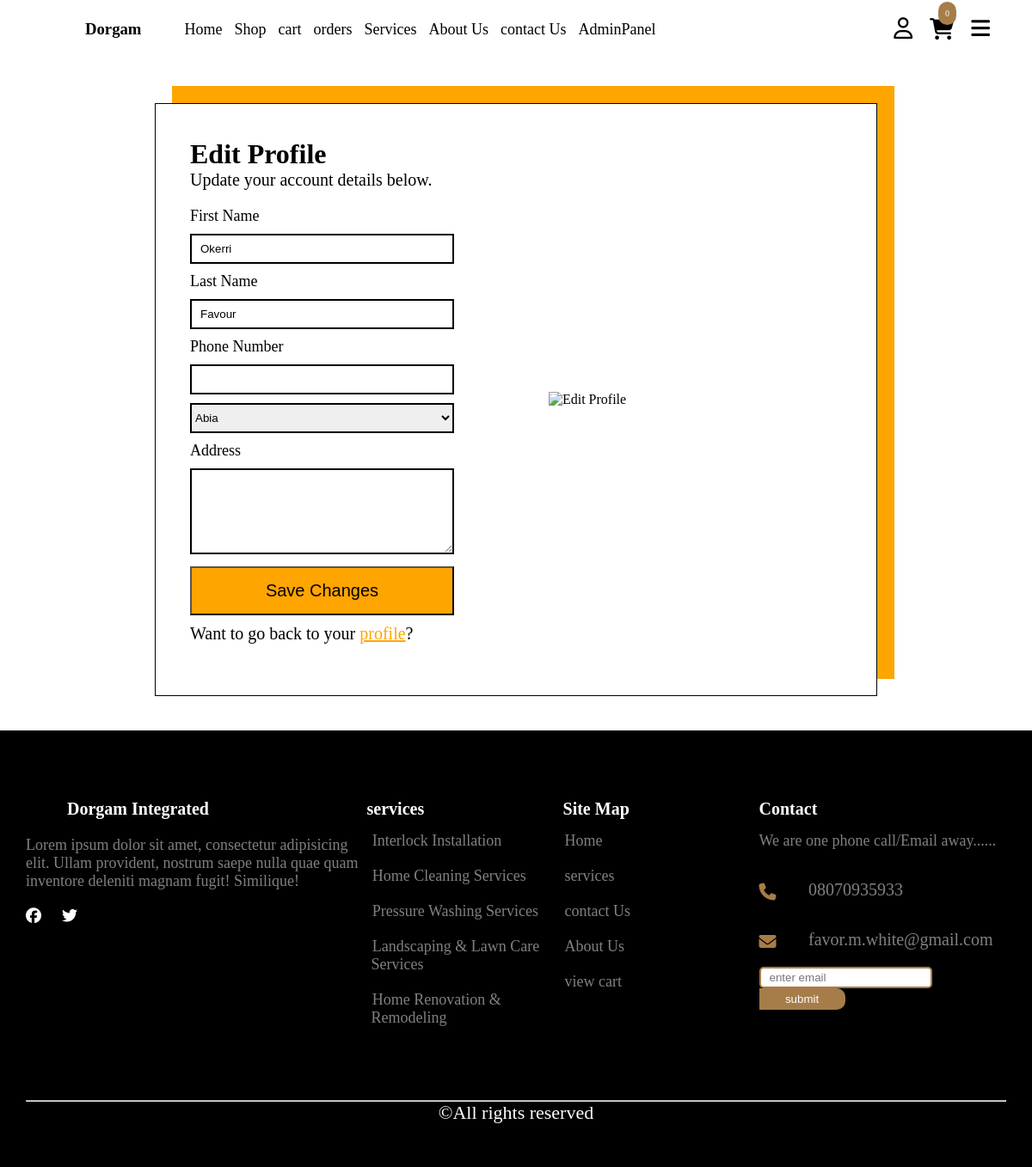
The app's page /editProfile (signed in) with its own data.
### core/models.py (models this page shows, shortened)
class Service(models.Model):
    image = models.ImageField(
        upload_to='services/images/',
        blank=False,
        null=False,
        help_text="enter service image"
    )
    name_of_service = models.CharField(max_length=200, blank=False, null=False)
    detail = CKEditor5Field(config_name='default')

class Contact(models.Model):
    address = models.CharField(max_length=200)
    phoneNumber = models.CharField(max_length=20)
    email = models.CharField(max_length=200)

### core/views.py (the view, shortened to what this page needs)
# urls.py: path('editProfile', views.edit_profile_page, name="editProfile"),
@is_logged_in
def edit_profile_page(request):
    profile = UserProfile.objects.filter(user=request.user).first()
    states = [
        "Abia", "Adamawa", "Akwa Ibom", "Anambra", "Bauchi", "Bayelsa",
        "Benue", "Borno", "Cross River", "Delta", "Ebonyi", "Edo",
        "Ekiti", "Enugu", "Gombe", "Imo", "Jigawa", "Kaduna",
        "Kano", "Katsina", "Kebbi", "Kogi", "Kwara", "Lagos",
        "Nasarawa", "Niger", "Ogun", "Ondo", "Osun", "Oyo",
        "Plateau", "Rivers", "Sokoto", "Taraba", "Yobe", "Zamfara"
    ]
    context = {"userprofile": profile, "states": states}
    return render(request, "mainSite/edithProfilePage.html", context)

### core/context_processors.py (called while the page is built)
def contact_info(request):
    contactInfo = Contact.objects.first()
    return {"contact": contactInfo}

def services(request):
    services = Service.objects.all()[:5]
    return {"services": services}

def social_media_view(request):
    social = SocialMedia.objects.first()  # You can adjust the query as needed
    return {'social': social}

def cart_item_count(request):
    if request.user.is_authenticated:
        try:
            cart = Cart.objects.filter(user=request.user, completed=False).first()
            if cart:
                total_items = sum(item.quantity for item in cart.cartitems.all())
            else:
                total_items = 0
        except Exception as e:
            print(f"Error calculating cart item count: {e}")
            total_items = 0
    else:
        total_items = 0
    return {"cart_item_count": total_items}

### core/decorator.py (called while the page is built)
def is_logged_in(func):
    @wraps(func)
    def wrapper(request, *args, **kwargs):
        try:
            if not request.user.is_authenticated:
                messages.warning(request, "please login to continue")
                return redirect('login')
            return func(request, *args, **kwargs)
        except Exception as e:
            print(f"Error: {e}")
            return redirect('login')
    return wrapper

### templates/mainSite/edithProfilePage.html (shortened to what this page needs)
{% extends "./main.html" %}
{% load static %}
{% load humanize %}
{% block stylelinks %}
    <link rel="stylesheet" href="{% static 'css/mainSite/edithProfilePage.css' %}">
{% endblock stylelinks %}
{% block content %}
    <div class="profile-container container">
        <div class="profile-info">
            <h1>Edit Profile</h1>
            <p>Update your account details below.</p>
            <form action="{% url 'editProfile' %}" method="post" id="editProfileForm">
                <div>
                    <label for="firstName">First Name</label>
                    <input type="text" id="firstName" name="firstName" value="{{ user.first_name }}" required>
                </div>
                <div>
                    <label for="lastName">Last Name</label>
                    <input type="text" id="lastName" name="lastName" value="{{ user.last_name }}" required>
                </div>
                <div>
                    <label for="phoneNumber">Phone Number</label>
                    <input type="text" id="phoneNumber" name="phoneNumber" value="{{ userprofile.phone_number }}" required>
                </div>
                <select id="state" name="state" required>
                    {% for state in states %}
                        <option value="{{ state }}" {% if userprofile.state == state %}selected{% endif %}>
                            {{ state }}
                        </option>
                    {% endfor %}
                </select>
                <div>
                    <label for="address">Address</label>
                    <textarea id="address" name="address" required>{{ userprofile.address }}</textarea>
                </div>
                <button type="submit">Save Changes</button>
                <p class="form-link">Want to go back to your <a href="{% url 'profile' %}">profile</a>?</p>
            </form>
        </div>
        <div class="profile-image">
            <img src="{% static 'images/contactPage/supports.png' %}" alt="Edit Profile">
        </div>
    </div>
{% endblock %}

### templates/mainSite/main.html (shortened to what this page needs)
{% load static %}
<!DOCTYPE html>
<html lang="en">
<head>
    <link rel="stylesheet" href="{% static 'css/mainSite/main.css' %}">
    {% block stylelinks %} {% endblock stylelinks %}
</head>
<body>
    <section class="header-main">
       <header class="container">
            <nav>
                <div class="logo" onclick="window.location.href='/'">
                <h1>Dorgam</h1>
                </div>
                <div class="nav-links">
                    <ul>
                        <li><a href="{% url 'home' %}">Home</a></li>
                        <li><a href="{% url 'products' %}">Shop</a></li>
                        <li><a href="{% url 'cart' %}">cart</a></li>
                        <li><a href="{% url 'orders' %}">orders</a></li>
                        <li><a href="{% url 'services' %}">Services</a></li>
                        <li><a href="{% url 'about' %}">About Us</a></li>
                        <li><a href="{% url 'contactUs' %}">contact Us</a></li>
                        {% if user.is_staff %}
                        <li>
                            <a href="/admin">AdminPanel</a>
                        </li>
                        {% endif %}
                    </ul>
                </div>
            </nav>
            <div class="nav-action">
                <div class="account">
                    {% if user.is_authenticated %}
                        <a href="{% url 'profile' %}"><i class="fa-regular fa-user"></i></a>
                    {% else %}
                        <a href="{% url 'login' %}"><i class="fa-regular fa-user"></i></a>
                    {% endif %}
                </div>
                <div class="cart" onclick="window.location.href='/store/cart'">
                    <a href="{% url 'cart' %}"><i class="fa-solid fa-cart-shopping"></i></a>
                    <div class="itemsNum"><p>{{cart_item_count}}</p></div>
                </div>
                <div class="handbugger">
                    <i class="fa-solid fa-bars" onclick="openNav()"></i>
                </div>
            </div>
       </header>
    </section>
     {% include 'flashMessages/message.html' %}
    {% block content %} {% endblock content %}
    <footer>
        <div class="footer-container container">
            <div class="footer-about">
                <div class="heading">
                    <div class="logo"><img src="{% static 'images/homePage/logo.jfif' %}" alt="" srcset=""></div>
                    <h1>Dorgam Integrated</h1>
                </div>
                <p>
                    Lorem ipsum dolor sit amet, consectetur adipisicing elit. Ullam provident,
                    nostrum saepe nulla quae quam inventore deleniti magnam fugit! Similique!
                </p>
               <div class="socials">
                {% if social.facebook %}
                    <a href="{{ social.facebook }}" target="_blank">
                        <i class="fa-brands fa-facebook"></i>
                    </a>
                {% endif %}
                {% if social.twitter %}
                    <a href="{{ social.twitter }}" target="_blank">
                        <i class="fa-brands fa-twitter"></i>
                    </a>
                {% endif %}
            </div>
            </div>
            <div class="footer-services">
                <h1> services</h1>
                {% for service in services %}
                    <a href="{% url 'service' service.id %}">{{ service.name_of_service }}</a>
                {% endfor %}
            </div>
            <div class="footer-links">
                <h1> Site Map </h1>
                <ul>
                    <li><a href="{% url 'home' %}">Home</a></li>
                    <li><a href="{% url 'services' %}">services</a></li>
                    <li><a href="{% url 'contactUs' %}">contact Us</a></li>
                    <li><a href="{% url 'about' %}">About Us</a></li>
                     <li><a href="{% url 'cart' %}">view cart</a></li>
                </ul>
            </div>
            <div class="footer-contact-info">
                <h1> Contact </h1>
                <p>We are one phone call/Email away......</p>
                    <div class="info">
                        <i class="fa-solid fa-phone"></i>
                        <p>{{ contact.phoneNumber }}</p>
                    </div>
                    <div class="info">
                        <i class="fa-solid fa-envelope"></i>
                        <p>{{ contact.email }}</p>
                    </div>
                    <div class="newsletter">
                        <form action="{% url 'subscribe' %}" method="post">
                             <input type="email" required placeholder="enter email" name="email">
                             <button type="submit">submit</button>
                        </form>
                    </div>
            </div>
        </div>
        <div class="copyright container">
            <hr style="color: grey;">
            <p>&copy;All rights reserved</p>
        </div>
    </footer>
</body>
</html>

### static/css/mainSite/main.css (style rules this page uses)
* { margin: 0; padding: 0; box-sizing: border-box; }
body { overflow-x: hidden; }
.container { width: 95%; max-width: 1200px; margin: 0 auto; }
.header-main { background-color: white; padding: 20px; position: fixed; top: 0; width: 100%; z-index: 1000; }
header { display: flex; justify-content: space-between; align-items: center; margin-top: 30px; }
nav { display: flex; align-items: center; }
.logo { display: flex; align-items: center; margin-right: 40px; font-family: Georgia, 'Times New Roman', Times, serif; }
.nav-links ul { list-style: none; }
.nav-links ul li { display: inline-block; margin-left: 10px; }
.nav-links ul li a { text-decoration: none; color: black; font-size: 18px; font-weight: 400; transition: 0.5s ease; }
.nav-action { display: flex; justify-content: space-between; align-items: center; }
.nav-action .account a { color: black; }
.nav-action .account { font-size: 25px; margin-right: 20px; cursor: pointer; }
.nav-action .cart { position: relative; cursor: pointer; }
.nav-action .cart a { text-decoration: none; color: black; }
.nav-action .cart i { font-size: 25px; }
.nav-action .cart .itemsNum { position: absolute; top: -20px; left: 10px; padding: 8px; font-size: 10px; background-color: rgb(166, 125, 73); border-radius: 50px; }
.nav-action .cart .itemsNum p { margin-right: 0px; color: white; }
.nav-action .handbugger { font-size: 25px; margin-left: 20px; cursor: pointer; }
footer { background-color: black; color: white; padding-top: 80px; padding-bottom: 50px; }
.footer-container { display: flex; justify-content: space-between; }
.footer-about { width: 40%; }
.footer-about .heading * { margin-right: 4px; padding: 0; margin-bottom: 20px; }
.footer-about .heading { display: flex; }
footer h1 { font-size: 20px; }
.footer-about p { color: gray; font-size: 18px; }
.footer-about .socials { margin-top: 20px; }
.footer-about .socials a { display: inline-block; margin-right: 20px; color: white; text-decoration: none; font-size: 18px; }
.footer-services { width: 23%; }
.footer-services a { display: block; color: gray; text-decoration: none; margin-top: 10px; padding: 5px; font-size: 18px; overflow: hidden; }
.footer-links { width: 23%; }
.footer-links ul { list-style: none; overflow: hidden; }
.footer-links ul li { padding: 5px; margin-top: 10px; }
.footer-links a { color: gray; text-decoration: none; font-size: 18px; overflow: hidden; }
.footer-contact-info { width: 29%; word-wrap: break-word; }
.footer-contact-info p { margin-bottom: 20px; font-size: 18px; color: gray; margin-top: 15px; }
.footer-contact-info .info { display: flex; justify-content: space-between; align-items: center; cursor: pointer; }
.footer-contact-info .info i { width: 10%; font-size: 20px; color: rgb(166, 125, 73); }
.footer-contact-info .info p { width: 80%; font-size: 20px; color: gray; }
footer .newsletter input { border: 2px solid rgb(166, 125, 73); height: 25px; border-radius: 5px; padding: 10px; outline: none; }
footer .newsletter button { background-color: rgb(166, 125, 73); color: white; border: none; padding: 5px; width: 100px; border-top-right-radius: 10px; border-bottom-right-radius: 10px; }
footer .copyright { margin-top: 80px; color: white; text-align: center; }
footer .copyright hr { color: gray; }
footer .copyright p { font-size: 22px; }

### static/css/mainSite/edithProfilePage.css (style rules this page uses)
.profile-container { margin-top: 120px; border: 1px solid black; width: 70%; display: flex; justify-content: space-between; align-items: center; padding: 40px; box-shadow: 20px -20px orange; margin-bottom: 40px; }
label { display: block; margin-bottom: 10px; font-size: 18px; }
.profile-info { width: 45%; }
.profile-info h1 { font-family: cursive; }
.profile-info p { font-size: 20px; margin-bottom: 20px; }
.profile-info form input, .profile-info form textarea { height: 35px; width: 90%; border: 2px solid black; padding: 10px; margin-bottom: 10px; }
.profile-info form select { height: 35px; width: 90%; border: 2px solid black; padding: 0px; margin-bottom: 10px; }
.profile-info form textarea { height: 100px; }
.profile-image { width: 45%; }
.profile-image img { width: 90%; animation: upAndDown 2s infinite ease-in-out; }
.profile-info button { width: 90%; padding: 15px; background-color: orange; color: black; font-size: 20px; }
.form-link { margin-top: 10px; }
.form-link a { color: orange; }

### records on screen
Service: name_of_service "Interlock Installation"
Service: name_of_service "Home Cleaning Services"
Service: name_of_service "Pressure Washing Services"
Service: name_of_service "Landscaping & Lawn Care Services"
Service: name_of_service "Home Renovation & Remodeling"
Contact: phoneNumber "08070935933", email "favor.m.white@gmail.com"

### other values on screen
{{ cart_item_count }} "0"
form field state "Abia"
